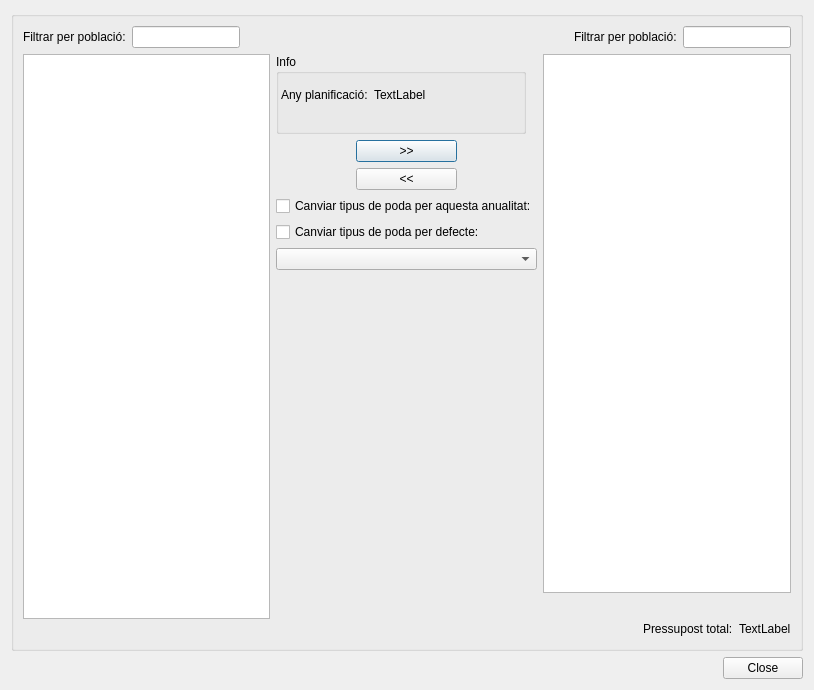
<?xml version="1.0" encoding="UTF-8"?>
<ui version="4.0">
 <class>multirow_selector</class>
 <widget class="QDialog" name="multirow_selector">
  <property name="geometry">
   <rect>
    <x>0</x>
    <y>0</y>
    <width>814</width>
    <height>690</height>
   </rect>
  </property>
  <property name="sizePolicy">
   <sizepolicy hsizetype="Fixed" vsizetype="Preferred">
    <horstretch>0</horstretch>
    <verstretch>0</verstretch>
   </sizepolicy>
  </property>
  <property name="windowTitle">
   <string>Tree selector</string>
  </property>
  <layout class="QVBoxLayout" name="verticalLayout">
   <item>
    <widget class="QGroupBox" name="groupBox">
     <property name="title">
      <string/>
     </property>
     <layout class="QGridLayout" name="verticalLayout_3">
      <item row="2" column="0">
       <layout class="QVBoxLayout" name="verticalLayout_4">
        <item>
         <layout class="QHBoxLayout" name="horizontalLayout_2">
          <property name="sizeConstraint">
           <enum>QLayout::SetMinAndMaxSize</enum>
          </property>
          <item>
           <layout class="QHBoxLayout" name="horizontalLayout_5">
            <item>
             <widget class="QLabel" name="label">
              <property name="text">
               <string>Filtrar per població:</string>
              </property>
             </widget>
            </item>
            <item>
             <widget class="QLineEdit" name="txt_search"/>
            </item>
           </layout>
          </item>
          <item>
           <spacer name="horizontalSpacer_4">
            <property name="orientation">
             <enum>Qt::Horizontal</enum>
            </property>
            <property name="sizeHint" stdset="0">
             <size>
              <width>40</width>
              <height>20</height>
             </size>
            </property>
           </spacer>
          </item>
          <item>
           <spacer name="horizontalSpacer_5">
            <property name="orientation">
             <enum>Qt::Horizontal</enum>
            </property>
            <property name="sizeHint" stdset="0">
             <size>
              <width>40</width>
              <height>20</height>
             </size>
            </property>
           </spacer>
          </item>
          <item>
           <layout class="QHBoxLayout" name="horizontalLayout_4">
            <item>
             <widget class="QLabel" name="label_2">
              <property name="text">
               <string>Filtrar per població:</string>
              </property>
             </widget>
            </item>
            <item>
             <widget class="QLineEdit" name="txt_selected_filter"/>
            </item>
           </layout>
          </item>
         </layout>
        </item>
        <item>
         <layout class="QHBoxLayout" name="horizontalLayout_7">
          <item>
           <layout class="QVBoxLayout" name="verticalLayout_8">
            <item>
             <widget class="QTableView" name="all_rows"/>
            </item>
            <item>
             <spacer name="horizontalSpacer_9">
              <property name="orientation">
               <enum>Qt::Horizontal</enum>
              </property>
              <property name="sizeHint" stdset="0">
               <size>
                <width>40</width>
                <height>20</height>
               </size>
              </property>
             </spacer>
            </item>
           </layout>
          </item>
          <item>
           <layout class="QVBoxLayout" name="verticalLayout_2">
            <property name="sizeConstraint">
             <enum>QLayout::SetMinimumSize</enum>
            </property>
            <item>
             <layout class="QVBoxLayout" name="verticalLayout_10">
              <item>
               <widget class="QGroupBox" name="groupBox_2">
                <property name="minimumSize">
                 <size>
                  <width>150</width>
                  <height>80</height>
                 </size>
                </property>
                <property name="maximumSize">
                 <size>
                  <width>250</width>
                  <height>80</height>
                 </size>
                </property>
                <property name="title">
                 <string>Info</string>
                </property>
                <widget class="QWidget" name="horizontalLayoutWidget">
                 <property name="geometry">
                  <rect>
                   <x>5</x>
                   <y>15</y>
                   <width>231</width>
                   <height>51</height>
                  </rect>
                 </property>
                 <layout class="QHBoxLayout" name="horizontalLayout_11">
                  <item>
                   <widget class="QLabel" name="label_4">
                    <property name="text">
                     <string>Any planificació:</string>
                    </property>
                   </widget>
                  </item>
                  <item>
                   <widget class="QLabel" name="lbl_year">
                    <property name="text">
                     <string>TextLabel</string>
                    </property>
                   </widget>
                  </item>
                  <item>
                   <spacer name="horizontalSpacer_2">
                    <property name="orientation">
                     <enum>Qt::Horizontal</enum>
                    </property>
                    <property name="sizeHint" stdset="0">
                     <size>
                      <width>40</width>
                      <height>20</height>
                     </size>
                    </property>
                   </spacer>
                  </item>
                 </layout>
                </widget>
               </widget>
              </item>
             </layout>
            </item>
            <item>
             <layout class="QHBoxLayout" name="horizontalLayout">
              <property name="sizeConstraint">
               <enum>QLayout::SetMinimumSize</enum>
              </property>
              <item>
               <layout class="QVBoxLayout" name="verticalLayout_6">
                <property name="sizeConstraint">
                 <enum>QLayout::SetMinimumSize</enum>
                </property>
                <property name="leftMargin">
                 <number>80</number>
                </property>
                <property name="rightMargin">
                 <number>80</number>
                </property>
                <item>
                 <widget class="QPushButton" name="btn_select">
                  <property name="text">
                   <string>&gt;&gt;</string>
                  </property>
                 </widget>
                </item>
                <item>
                 <widget class="QPushButton" name="btn_unselect">
                  <property name="text">
                   <string>&lt;&lt;</string>
                  </property>
                 </widget>
                </item>
               </layout>
              </item>
             </layout>
            </item>
            <item>
             <layout class="QVBoxLayout" name="verticalLayout_7">
              <property name="sizeConstraint">
               <enum>QLayout::SetDefaultConstraint</enum>
              </property>
              <item>
               <layout class="QHBoxLayout" name="horizontalLayout_3">
                <item>
                 <widget class="QCheckBox" name="chk_current">
                  <property name="text">
                   <string>Canviar tipus de poda per aquesta anualitat:</string>
                  </property>
                 </widget>
                </item>
               </layout>
              </item>
              <item>
               <layout class="QHBoxLayout" name="horizontalLayout_6">
                <item>
                 <widget class="QCheckBox" name="chk_permanent">
                  <property name="text">
                   <string>Canviar tipus de poda per defecte:</string>
                  </property>
                 </widget>
                </item>
               </layout>
              </item>
              <item>
               <layout class="QHBoxLayout" name="horizontalLayout_9">
                <item>
                 <widget class="QComboBox" name="cmb_poda_type"/>
                </item>
               </layout>
              </item>
              <item>
               <spacer name="verticalSpacer">
                <property name="orientation">
                 <enum>Qt::Vertical</enum>
                </property>
                <property name="sizeHint" stdset="0">
                 <size>
                  <width>20</width>
                  <height>40</height>
                 </size>
                </property>
               </spacer>
              </item>
             </layout>
            </item>
           </layout>
          </item>
          <item>
           <layout class="QVBoxLayout" name="verticalLayout_5">
            <item>
             <widget class="QTableView" name="selected_rows"/>
            </item>
            <item>
             <spacer name="horizontalSpacer_8">
              <property name="orientation">
               <enum>Qt::Horizontal</enum>
              </property>
              <property name="sizeHint" stdset="0">
               <size>
                <width>40</width>
                <height>20</height>
               </size>
              </property>
             </spacer>
            </item>
            <item>
             <layout class="QHBoxLayout" name="horizontalLayout_10">
              <item>
               <spacer name="horizontalSpacer">
                <property name="orientation">
                 <enum>Qt::Horizontal</enum>
                </property>
                <property name="sizeHint" stdset="0">
                 <size>
                  <width>40</width>
                  <height>20</height>
                 </size>
                </property>
               </spacer>
              </item>
              <item>
               <widget class="QLabel" name="label_3">
                <property name="text">
                 <string>Pressupost total:</string>
                </property>
               </widget>
              </item>
              <item>
               <widget class="QLabel" name="lbl_total_price">
                <property name="text">
                 <string>TextLabel</string>
                </property>
               </widget>
              </item>
             </layout>
            </item>
           </layout>
          </item>
         </layout>
        </item>
       </layout>
      </item>
     </layout>
    </widget>
   </item>
   <item>
    <layout class="QHBoxLayout" name="horizontalLayout_8">
     <item>
      <spacer name="horizontalSpacer_3">
       <property name="orientation">
        <enum>Qt::Horizontal</enum>
       </property>
       <property name="sizeHint" stdset="0">
        <size>
         <width>40</width>
         <height>20</height>
        </size>
       </property>
      </spacer>
     </item>
     <item>
      <layout class="QVBoxLayout" name="verticalLayout_9"/>
     </item>
     <item>
      <widget class="QPushButton" name="btn_close">
       <property name="text">
        <string>Close</string>
       </property>
      </widget>
     </item>
    </layout>
   </item>
  </layout>
 </widget>
 <resources/>
 <connections/>
</ui>
